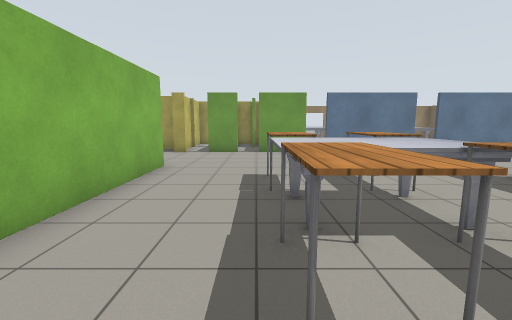
View 1 (above)

24 first-person views from a walk through a Gazebo world. The camera is 1.2 m above the floor, tilts 8° down and sees 90° across. The floor is counted in squares, 1 m on a side. Each view is taken from the middle of a square. On the plan, view 1 faces up. The plan holds only what a view shows up to about 12 squares ahead; the rest is blank. Gazebo's built-in surfaces are drawn with simple patterns.

View 2
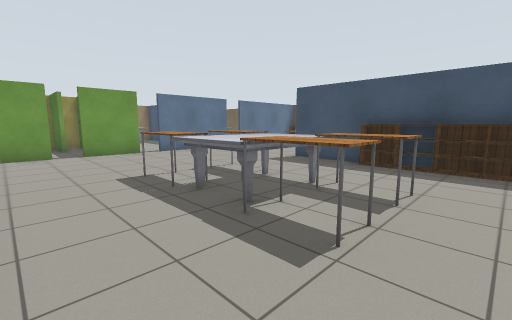

View 3
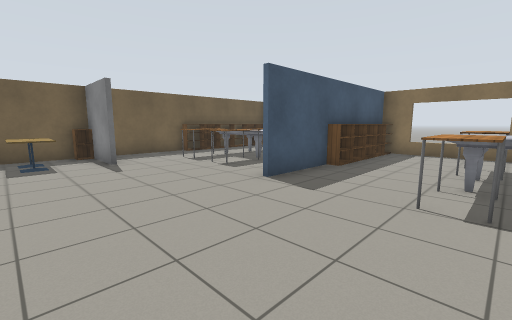

View 4
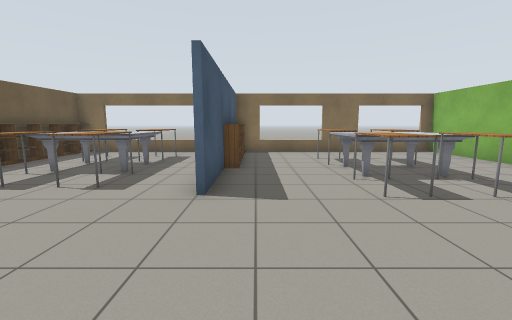

View 5
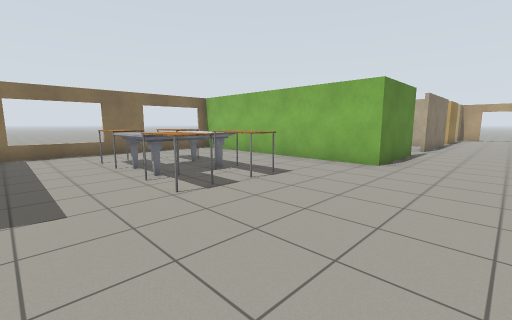

View 6
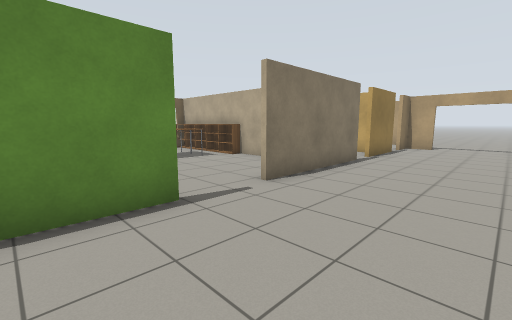

View 7
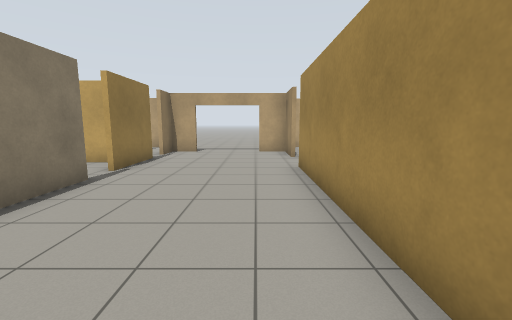

View 8
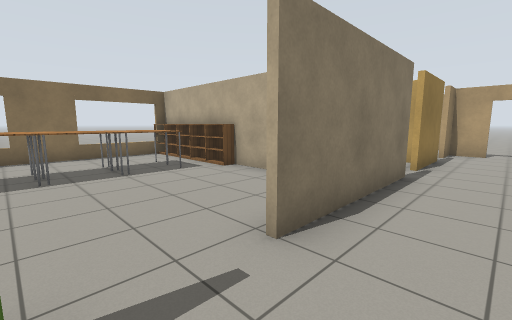

View 9
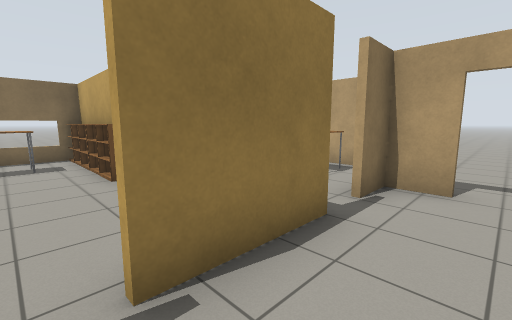

View 10
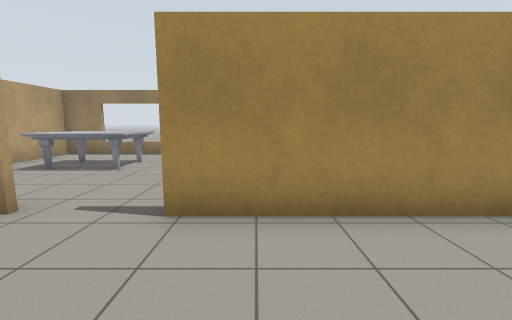

View 11
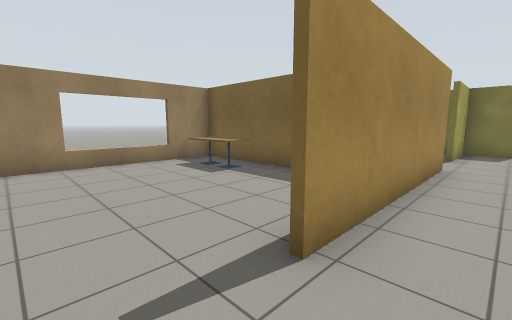

View 12
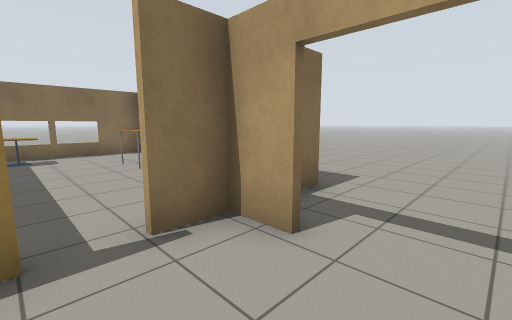

View 13
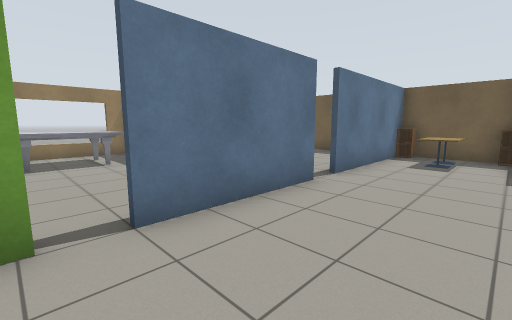

View 14
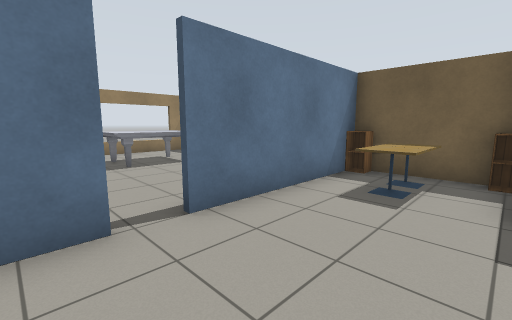

View 15
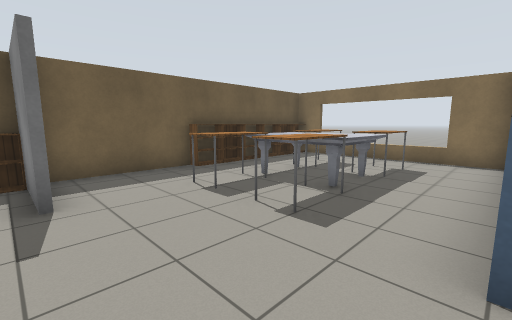

View 16
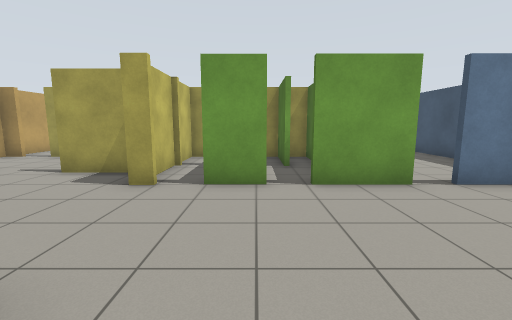

View 17
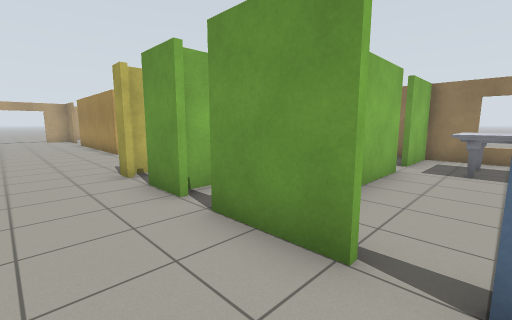

View 18
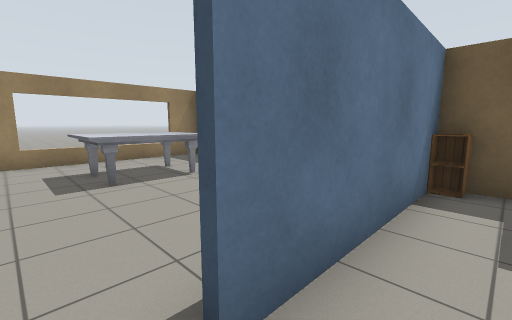

View 19
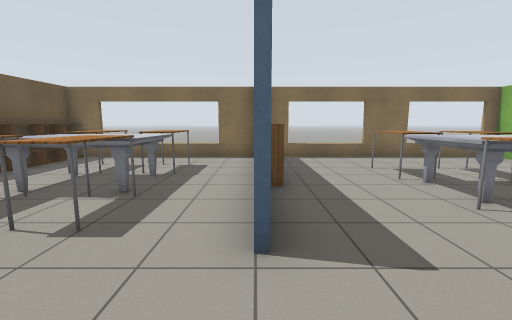

View 20
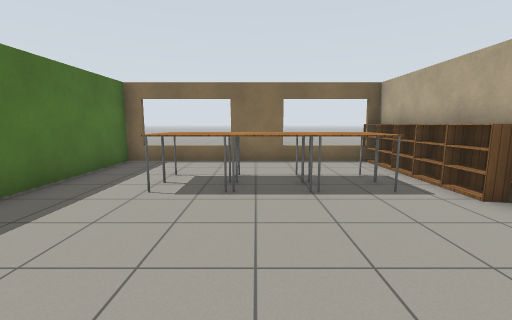

View 21
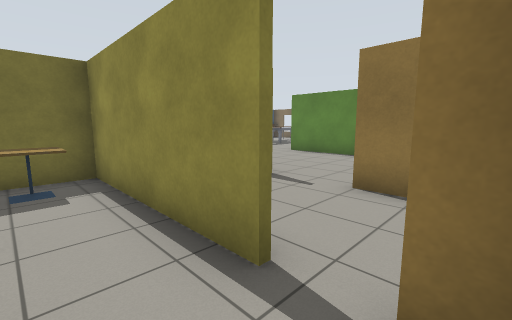

View 22
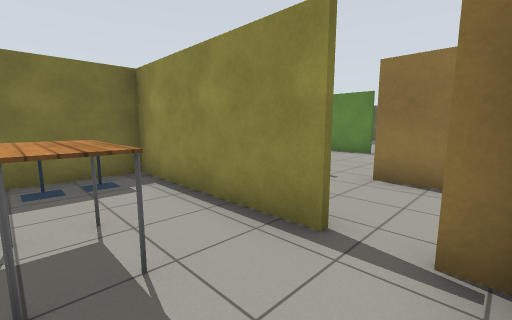

View 23
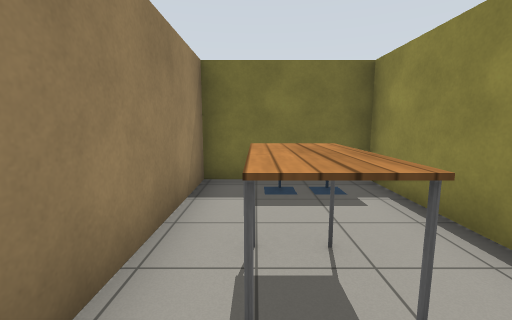

View 24
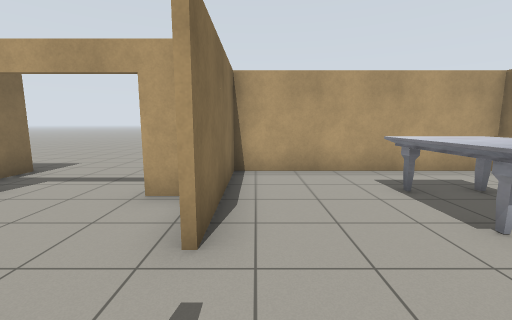

### Floor plan
Points are (right, up) in squares from view 1. A wall is a line through its corners. A room is listed if a view was taken in it or the views show most of it. See-through windows are left out.
Room 1 (views 1, 2, 3, 4, 5, 6, 7, 8, 9, 10, 11, 12, 13, 14, 15, 16, 17, 18, 19, 20)
walls: (2.2, 11) (0.1, 11); (-0.8, 11) (-2.1, 11); (5.9, 3.4) (5.9, 5.9); (-3, 11) (-3.5, 11) (-3.5, 12.2) (-5.9, 12.2); (-6, 7.4) (-2.7, 7.4) (-2.7, -1.4); (6.9, 11) (3, 11); (-3, -1.3) (5.5, -1.3); (6.4, -1.3) (11.5, -1.3); (10.2, 7.7) (12.7, 7.7) (12.7, 11) (7.6, 11); (-7.9, 12.2) (-14.3, 12.2); (-12.5, 7.4) (-7.9, 7.4); (12.7, -1.3) (12.7, 7.4); (-16.1, 7.4) (-13.5, 7.4); (-16.3, 12.2) (-18.2, 12.2) (-18.2, 11.1); (-18.2, 8.5) (-18.2, 7.4) (-17, 7.4)
ways out: opening at (-15.5, 12) to room 3; opening at (-13, 7); opening at (-6.5, 7); opening at (-6.5, 12); opening at (7, 11); open door at (-18, 10); gap at (-16.5, 7); gap at (0, 11); gap at (2.5, 11); gap at (8, 11)
objects: table (0, 1) to (1, 3); marble table (0, 3) to (0, 4); table (1, 4) to (1, 6); table (2, 1) to (3, 3); table (2, 4) to (3, 6); bookshelf (6, 0); bookshelf (6, 1); bookshelf (6, 2); bookshelf (6, 3); table (8, 1) to (9, 2); marble table (8, 3) to (10, 3); table (8, 4) to (9, 5); table (10, 1) to (10, 2); table (10, 4) to (10, 5); cafe table (11, 9) to (11, 10); bookshelf (12, 0); bookshelf (12, 1); bookshelf (12, 2); bookshelf (12, 3); bookshelf (12, 4); cabinet (12, 8); cafe table (12, 9) to (12, 10); cabinet (12, 11)
Room 2 (views 21, 22, 23)
walls: (-8.6, 15.5) (-3.4, 15.5); (-10.1, 15.5) (-9.6, 15.5); (-3.5, 15.4) (-3.5, 19.1) (-8, 19.1)
ways out: opening at (-10, 17.5) to room 3; opening at (-9, 16)
objects: table (-8, 17) to (-7, 18); cafe table (-5, 16) to (-4, 17); cafe table (-5, 18) to (-4, 18)
Room 3 (view 24)
walls: (-10.4, 15.1) (-10.4, 16.5); (-10.4, 19.1) (-20.5, 19.1) (-20.5, 12.4) (-16.3, 12.4)
ways out: opening at (-15.5, 12) to room 1; opening at (-10, 17.5) to room 2
objects: marble table (-19, 16) to (-17, 17); cafe table (-12, 16) to (-11, 17); cafe table (-12, 18) to (-11, 18)

Positions as (right, up) in squares from view 1, and headings:
1: (0, 0), facing up
2: (-2, 0), facing up-right
3: (2, 10), facing down-right
4: (5, 10), facing down
5: (5, 10), facing down-left
6: (-4, 11), facing down-left
7: (-7, 11), facing left
8: (-6, 9), facing down-left
9: (-13, 9), facing down-left
10: (-13, 9), facing up
11: (-16, 11), facing up-right
12: (-16, 10), facing down-left
13: (2, 8), facing up-right
14: (6, 8), facing up-right
15: (6, 8), facing down-right
16: (-1, 6), facing up
17: (3, 9), facing up-left
18: (7, 10), facing up-right
19: (6, 8), facing down
20: (-7, 7), facing down
21: (-10, 17), facing down-right
22: (-10, 18), facing down-right
23: (-9, 18), facing right
24: (-14, 13), facing left
